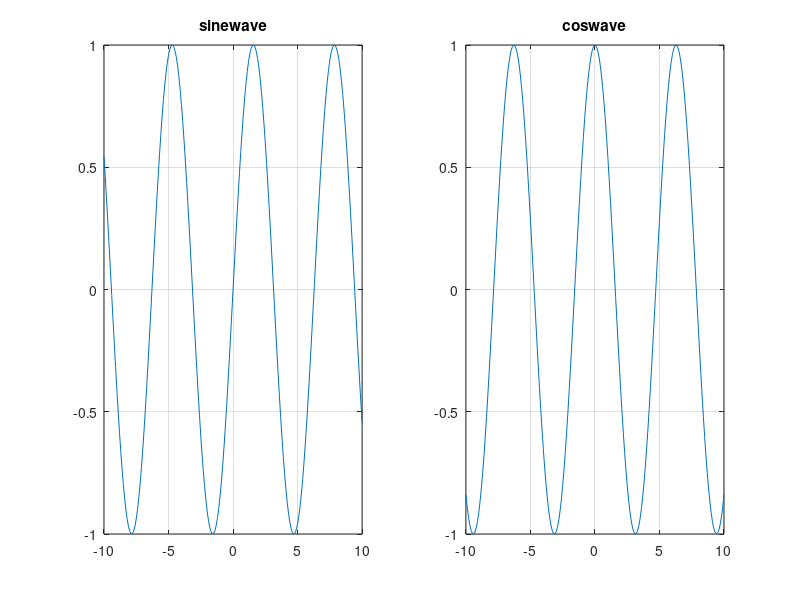
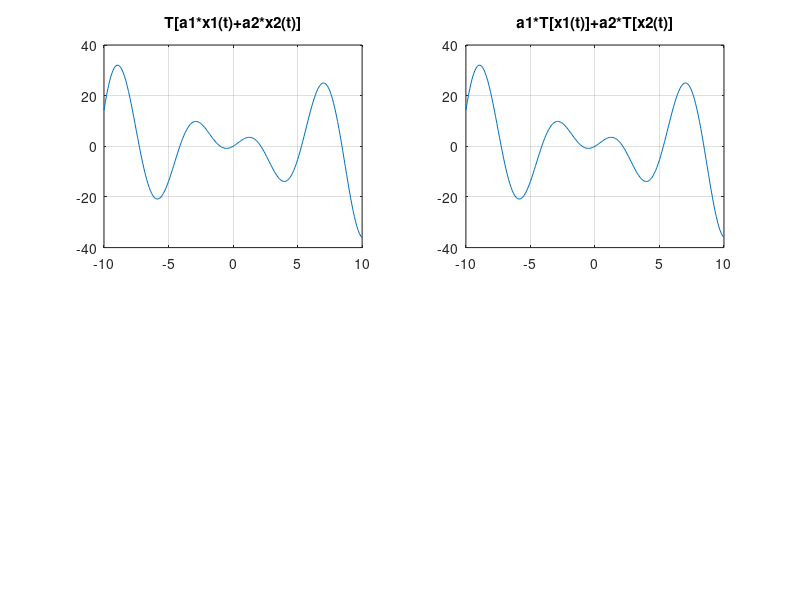
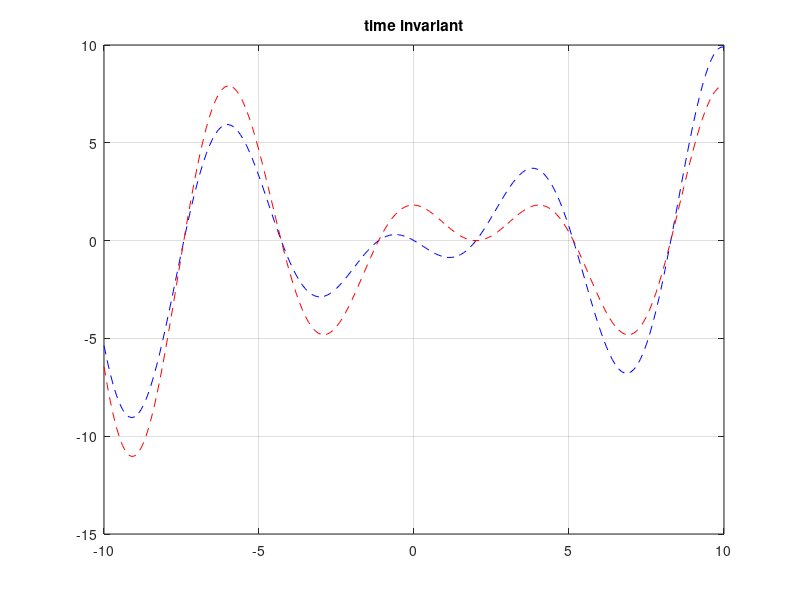

The MATLAB script that drew these images, in order: (Note: this script raises an error after producing the figures.)
t=-10:0.1:10;
y1=sin(t);
y2=cos(t);
subplot(121),plot(t,y1),title('sinewave');grid on
subplot(122),plot(t,y2),title('coswave');grid on
%--------------------linearity property---------------%
y3=2*y1;
y4=3*y2;
y5=y3+y4;
y6=t.*y5;
y7=t.*y3;
y8=t.*y4;
y9=y7+y8;
e=(y6)-(y9);
figure,subplot(2,2,1),plot(t,y6),title('T[a1*x1(t)+a2*x2(t)]');grid on
subplot(2,2,2),plot(t,y9),title('a1*T[x1(t)]+a2*T[x2(t)]');grid on
%--------------------time invariant property---------------%
Y2=sin(t-2);
Y3=t.*Y2;
Y4=(t-2).*sin(t-2);
figure,plot(t,Y3,'b--'),title('time invariant');grid on ,text(10*10^5,20,'level2')
hold; plot(t,Y4,'r--'),legend('T[x(t-2)]','y(t-2)',-1)
